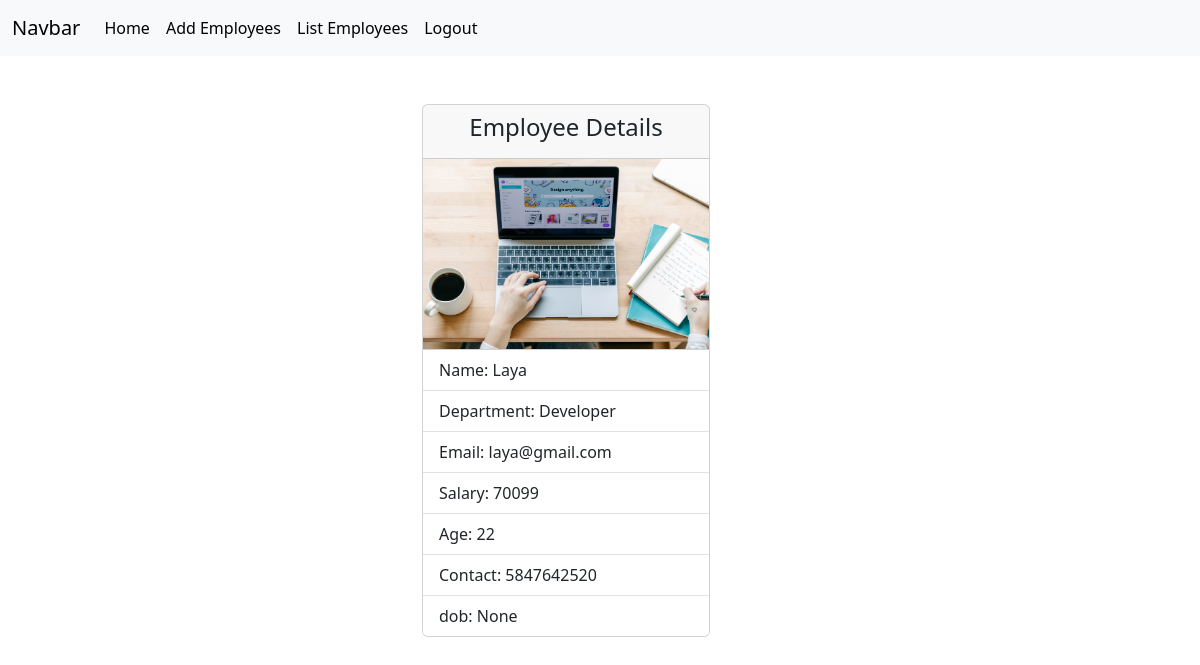
The app's page /employees/5 (signed in) with its own data.
### crm/models.py (models this page shows, shortened)
class Employees(models.Model):
    name=models.CharField(max_length=100)
    department=models.CharField(max_length=100)
    salary=models.PositiveIntegerField()
    email=models.EmailField(unique=True)
    age=models.PositiveIntegerField()
    contact=models.CharField(null=True,max_length=10)
    profile_pic=models.ImageField(upload_to="images",null=True)
    dob=models.DateField(null=True,blank=True)

### crm/views.py (the view)
# urls.py: path('employees/<int:pk>',views.EmployeeDetailView.as_view(),name="emp-details"),
@method_decorator(Signin_required,name="dispatch")
class EmployeeDetailView(View):
    def get(self,request,*args,**kwargs):
        id=kwargs.get("pk")
        qs=Employees.objects.get(id=id)
        return render(request,"emp_detail.html",{"data":qs})

### crm/views.py (called while the page is built)
def Signin_required(fn):
    def wrapper(request,*args,**kwargs):
        if not request.user.is_authenticated:
            messages.error(request,"invalid session")
            return redirect("signin")
        else:
            return fn(request,*args,**kwargs)
    return wrapper

### crm/templates/emp_detail.html
{%extends 'base.html'%}
{%block body_block%}
<div class="container">
    <div class="row">
        <div class="col-4"></div>
        <div class="col-4 mt-5">
            <div>
                <div class="card" style="width: 18rem;">
                    <div class="card-header">
                        <h4 style="text-align: center;">                  Employee Details                    </h4>
                    </div>
                    <div>
                        {%if data.profile_pic%}
                        <img src="{{data.profile_pic.url}}" alt="" style="width: 100%;">
                        {%endif%}
                    </div>
                    <ul class="list-group list-group-flush">
                      <li class="list-group-item">Name: {{data.name}}</li>
                      <li class="list-group-item">Department: {{data.department}}</li>
                      <li class="list-group-item">Email: {{data.email}}</li>
                      <li class="list-group-item">Salary: {{data.salary}}</li>
                      <li class="list-group-item">Age: {{data.age}}</li>
                      <li class="list-group-item">Contact: {{data.contact}}</li>
                      <li class="list-group-item">dob: {{data.dob}}</li>
                    </ul>
                  </div>
            </div>
        </div>
        <div class="col-4"></div>
    </div>
    </div>
    {%endblock%}

### records on screen
Employees: profile_pic (picture), name "Laya", department "Developer", email "laya@gmail.com", salary "70099", age "22", contact "5847642520", dob "None"
